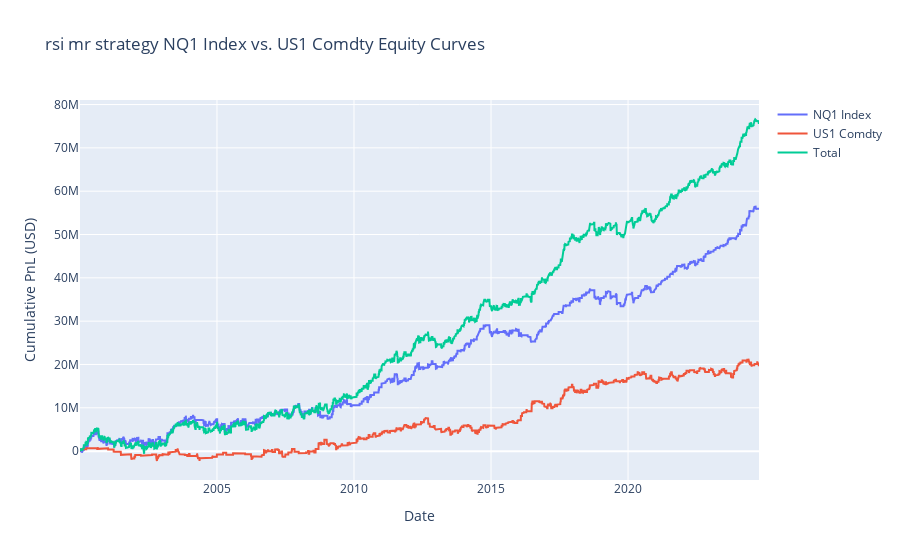
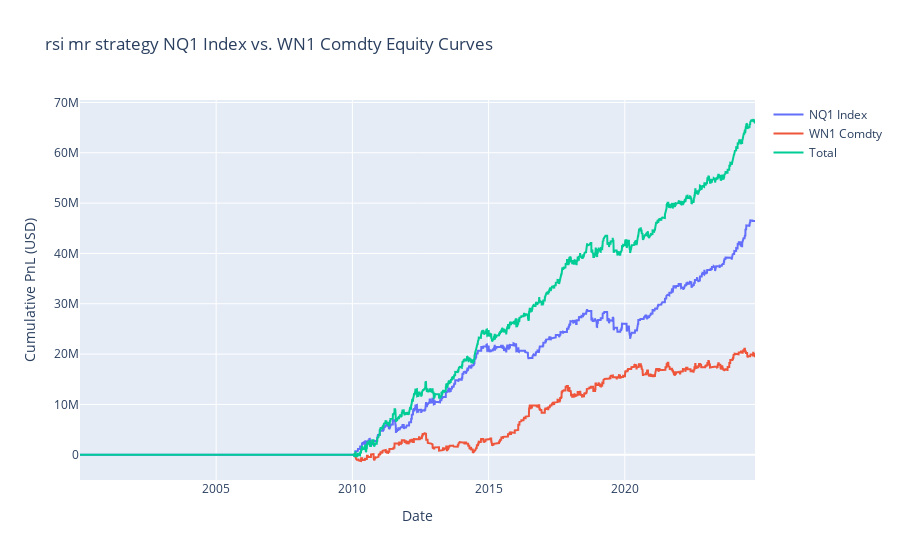

The notebook cell saved with these charts, in order:
### Code cell
asst_main = 'NQ1 Index'

cmp_assts = market_data.get_asset_classes()['eq-us']
cmp_assts
cmp_assts = ['US1 Comdty', 'WN1 Comdty']


respnls = {}
results = {}
statsdf = {}

for asst in cmp_assts:
    
    pairs = [
        (asst_main, asst),
        (asst, asst_main)
    ]
    
    strategy_params2 = {
        'pairs': pairs,
        'N': (5, 1),
        'rsi_period': 3,
        'rsi_threshold': 8.0,
        'lmt_order': False,
        'lmt_day': 1,
        'lmt_day_only': True,
        'lmt_atr': 1.0,
        'lmt_epsilon': 0.1,
        'atr_period': 14,
        'atr_type': 'atr',
        'market_data': market_data,
        'risk_ratio': (1.0, 1.2)
    }

    tmp = TradingRule(
        market_data=market_data,
        trading_rule_function=ratioMR_rsi_long,
        trading_params=strategy_params2,
        position_sizing_params=pSizeParams,  # Define as needed
        incl_assets=[asst_main, asst],  # Include all involved assets
        name_label='TestMR_' + asst,
        strat_descr= f'rsi mr strategy {asst_main} vs. {asst}',
        log_level=logging.ERROR,
        bt_folder = bt_folder
    )

    res = tmp.backtest_all_assets(save=True)
    resdb = tmp.plot_equity(byassets=True, totalsys=True, start_date = '01012000', save_fig=True)
    stats = tmp.calculate_statistics(byassets=True, totalsys=True, start_date='01012000')
    statsdf[asst] = stats
    results[asst] = resdb
    respnls[asst] = res

# Extract the desired statistics from each dataframe in statsdf

required_columns = ['Average Ann. PnL', 'Average Ann. Vol', 'Sharpe Ratio (ann.)', 'Sortino Ratio (ann.)', 'Hit Rate (%)', 'Profit Factor', 
                    'Max drawdown', 'Average drawdown', 'Avg Drawdown Duration', 'Drawdowns per year', 'Max Drawdown Duration']
extracted_stats = {key: statsdf[key].loc['Total', [col for col in required_columns if col in statsdf[key].columns]] for key in statsdf.keys()}

# Convert the dictionary to a dataframe
extracted_stats_df = pd.DataFrame.from_dict(extracted_stats, orient='index')
extracted_stats_df.to_clipboard()
extracted_stats_df

### Figure 1 — Plotly figure (JSON) as saved in the notebook; plotly's stock layout.template omitted (floating-point values rounded to 4 significant figures; data arrays with more than 128 entries replaced by an {"elided": "..."} marker saying what was removed)
{"data": [{"mode": "lines", "name": "NQ1 Index", "type": "scatter", "x": {"elided": "6305 str values"}, "y": {"elided": "6305 int values"}}, {"mode": "lines", "name": "US1 Comdty", "type": "scatter", "x": {"elided": "6305 str values"}, "y": {"elided": "6305 float values"}}, {"mode": "lines", "name": "Total", "type": "scatter", "x": {"elided": "6305 str values"}, "y": {"elided": "6305 float values"}}], "layout": {"hovermode": "x unified", "title": {"text": "rsi mr strategy NQ1 Index vs. US1 Comdty Equity Curves"}, "xaxis": {"title": {"text": "Date"}}, "yaxis": {"title": {"text": "Cumulative PnL (USD)"}}}}

### Figure 2 — Plotly figure (JSON) as saved in the notebook; plotly's stock layout.template omitted (floating-point values rounded to 4 significant figures; data arrays with more than 128 entries replaced by an {"elided": "..."} marker saying what was removed)
{"data": [{"mode": "lines", "name": "NQ1 Index", "type": "scatter", "x": {"elided": "6299 str values"}, "y": {"elided": "6299 int values"}}, {"mode": "lines", "name": "WN1 Comdty", "type": "scatter", "x": {"elided": "6299 str values"}, "y": {"elided": "6299 float values"}}, {"mode": "lines", "name": "Total", "type": "scatter", "x": {"elided": "6299 str values"}, "y": {"elided": "6299 float values"}}], "layout": {"hovermode": "x unified", "title": {"text": "rsi mr strategy NQ1 Index vs. WN1 Comdty Equity Curves"}, "xaxis": {"title": {"text": "Date"}}, "yaxis": {"title": {"text": "Cumulative PnL (USD)"}}}}
